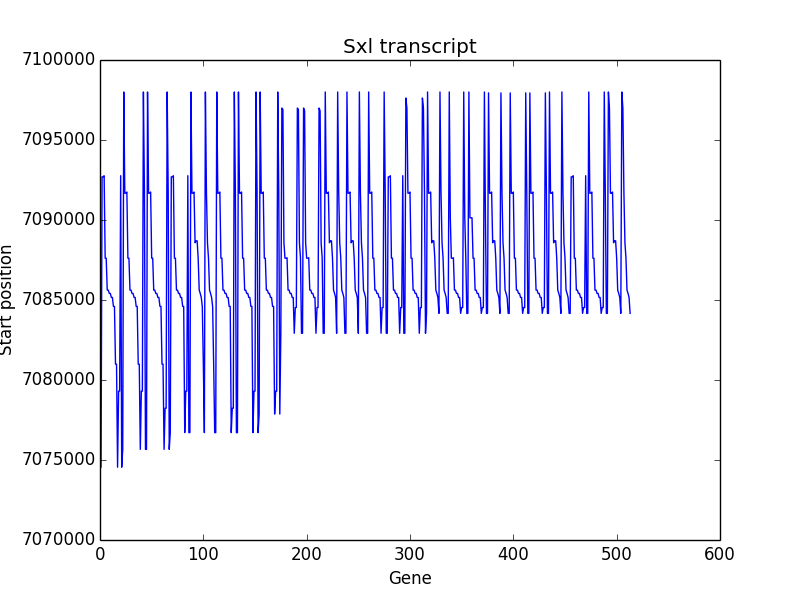

This figure's Python source:
#!/usr/bin/env python

import pandas as pd
import matplotlib.pyplot as plt

location = "/Users/cmdb/qbb2015/genomes/BDGP6.Ensembl.81.gtf"

df = pd.read_table(location, comment='#', header = None)

df.columns = ["chromosome","database","type","start","end","score", "strand", "frame", "attributes"]

count =0

for line in df["attributes"]:
    if "Sxl" not in line:
        pass
    else:
        roi = df["attributes"].str.contains("Sxl")
        count+=1

plt.figure()

plt.title("Sxl transcript")            
plt.plot(df[roi]["start"])
plt.ylabel("Start position")
plt.xlabel("Gene") 
plt.savefig("answer2.png")
            


print count
    
